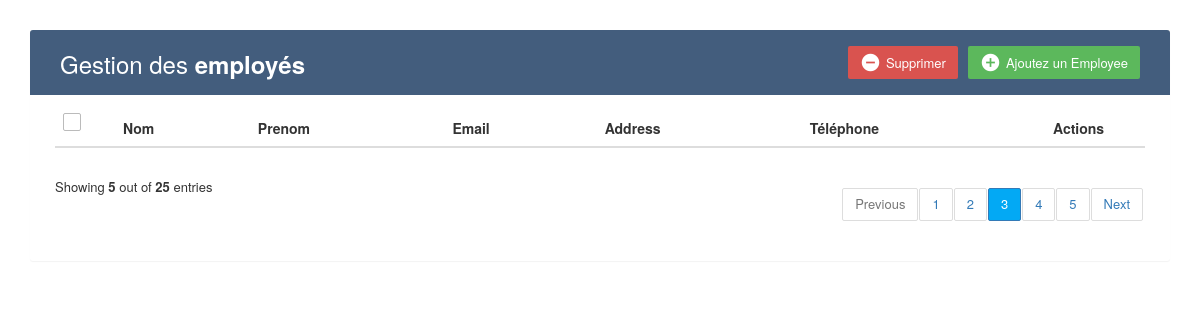
Before: / with the older database file.
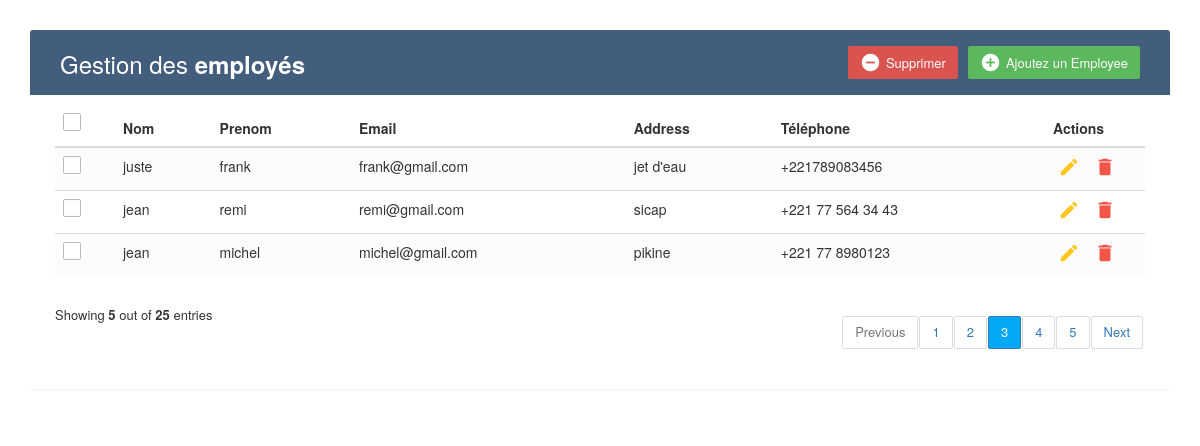
After: the same page with the newer database file.
### employes/models.py (models this page shows, shortened)
class Employe(models.Model):
    nom = models.CharField(max_length=30)
    prenom = models.CharField(max_length=50)
    email = models.EmailField(unique=True)
    adresse = models.TextField()
    telephone = models.CharField(max_length=20)

### employes/views.py (the view)
# urls.py: path('', EmployeListView.as_view(), name='employe_list'),
class EmployeListView(ListView):
    model = Employe
    template_name = 'index.html'
    context_object_name = 'employes'

### employes/templates/index.html (shortened to what this page needs)
{% load static %}
<!DOCTYPE html>
<html lang="en">
<head>
<link rel="stylesheet" href="{% static 'style.css' %}">
<link rel="stylesheet" href="https://maxcdn.bootstrapcdn.com/font-awesome/4.7.0/css/font-awesome.min.css">
<link rel="stylesheet" href="https://maxcdn.bootstrapcdn.com/bootstrap/3.3.7/css/bootstrap.min.css">
  <body>
    <div class="container">
        <div class="table-wrapper">
            <div class="table-title">
                <div class="row">
                    <div class="col-sm-6">
						<h2>Gestion  des <b>employés</b></h2>
					</div>
					<div class="col-sm-6">
						<a href="#addEmployeeModal" class="btn btn-success" data-toggle="modal">
							<i class="material-icons">&#xE147;</i> <span>Ajoutez un Employee</span></a>
						<a href="#deleteEmployeeModal" class="btn btn-danger" data-toggle="modal">
							<i class="material-icons">&#xE15C;</i> <span>Supprimer</span></a>
					</div>
                </div>
            </div>
            <table class="table table-striped table-hover">
                <thead>
                    <tr>
						<th>
							<span class="custom-checkbox">
								<label for="selectAll"></label>
							</span>
						</th>
                        <th>Nom</th>
                        <th>Prenom</th>
                        <th>Email</th>
						<th>Address</th>
                        <th>Téléphone</th>
                        <th>Actions</th>
                    </tr>
                </thead>
                <tbody>
					{% for employe in employes %}
                    <tr>
						<td>
							<span class="custom-checkbox">
								<label for="checkbox1"></label>
							</span>
						</td>
                        <td>{{employe.nom}}</td>
                        <td>{{employe.prenom}}</td>
                        <td>{{employe.email}}</td>
						<td>{{employe.adresse}}</td>
                        <td>{{employe.telephone}}</td>
                        <td>
                            <a href="#editEmployeeModal{{employe.id}}" class="edit" data-toggle="modal">
								<i class="material-icons" data-toggle="tooltip" title="Edit">&#xE254;</i></a>
                            <a href="#deleteEmployeeModal" class="delete" data-toggle="modal">
								<i class="material-icons" data-toggle="tooltip" title="Delete">&#xE872;</i></a>
                        </td>
                    </tr>
					{% endfor %}
                </tbody>
            </table>
			<div class="clearfix">
                <div class="hint-text">Showing <b>5</b> out of <b>25</b> entries</div>
                <ul class="pagination">
                    <li class="page-item disabled"><a href="#">Previous</a></li>
                    <li class="page-item"><a href="#" class="page-link">1</a></li>
                    <li class="page-item"><a href="#" class="page-link">2</a></li>
                    <li class="page-item active"><a href="#" class="page-link">3</a></li>
                    <li class="page-item"><a href="#" class="page-link">4</a></li>
                    <li class="page-item"><a href="#" class="page-link">5</a></li>
                    <li class="page-item"><a href="#" class="page-link">Next</a></li>
                </ul>
            </div>
        </div>
    </div>
</body>
</html>

### employes/static/style.css (style rules this page uses)
body { color: #566787; background: #f5f5f5; font-family: 'Varela Round', sans-serif; font-size: 13px; }
.table-wrapper { background: #fff; padding: 20px 25px; margin: 30px 0; border-radius: 3px; box-shadow: 0 1px 1px rgba(0,0,0,.05); }
.table-title { padding-bottom: 15px; background: #435d7d; color: #fff; padding: 16px 30px; margin: -20px -25px 10px; border-radius: 3px 3px 0 0; }
.table-title h2 { margin: 5px 0 0; font-size: 24px; }
.table-title .btn { color: #fff; float: right; font-size: 13px; border: none; min-width: 50px; border-radius: 2px; border: none; outline: none !important; margin-left: 10px; }
.table-title .btn i { float: left; font-size: 21px; margin-right: 5px; }
.table-title .btn span { float: left; margin-top: 2px; }
table.table tr th, table.table tr td { border-color: #e9e9e9; padding: 12px 15px; vertical-align: middle; }
table.table tr th:first-child { width: 60px; }
table.table tr th:last-child { width: 100px; }
table.table-striped tbody tr:nth-of-type(odd) { background-color: #fcfcfc; }
table.table td:last-child i { opacity: 0.9; font-size: 22px; margin: 0 5px; }
table.table td a { font-weight: bold; color: #566787; display: inline-block; text-decoration: none; outline: none !important; }
table.table td a.edit { color: #FFC107; }
table.table td a.delete { color: #F44336; }
table.table td i { font-size: 19px; }
.pagination { float: right; margin: 0 0 5px; }
.pagination li a { border: none; font-size: 13px; min-width: 30px; min-height: 30px; color: #999; margin: 0 2px; line-height: 30px; border-radius: 2px !important; text-align: center; padding: 0 6px; }
.pagination li.active a, .pagination li.active a.page-link { background: #03A9F4; }
.hint-text { float: left; margin-top: 10px; font-size: 13px; }
.custom-checkbox { position: relative; }
.custom-checkbox label:before { width: 18px; height: 18px; }
.custom-checkbox label:before { content: ''; margin-right: 10px; display: inline-block; vertical-align: text-top; background: white; border: 1px solid #bbb; border-radius: 2px; box-sizing: border-box; z-index: 2; }

Changed rows visible on the page:
added Employe: nom "juste", prenom "frank", email "frank@gmail.com", adresse "jet d'eau", telephone "+221789083456"
added Employe: nom "jean", prenom "remi", email "remi@gmail.com", adresse "sicap", telephone "+221 77 564 34 43"
added Employe: nom "jean", prenom "michel", email "michel@gmail.com", adresse "pikine", telephone "+221 77 8980123"
